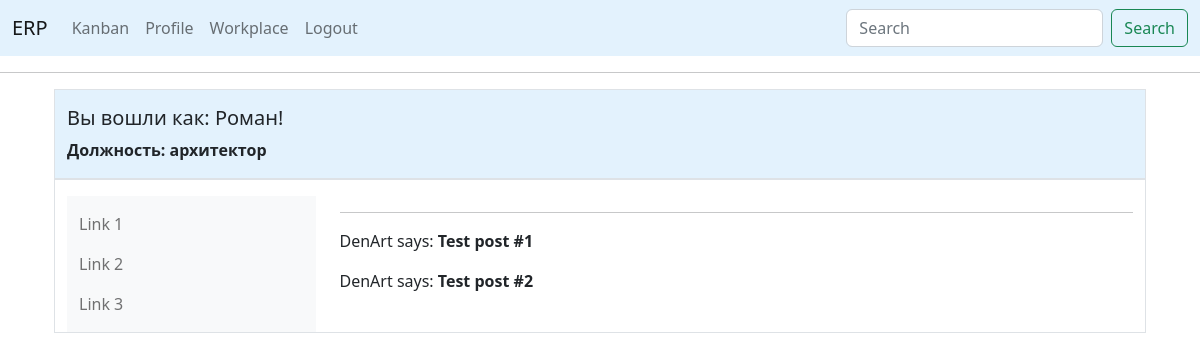
Page /user/DenArt (signed in) on the committed database.
### app/models.py (models this page shows, shortened)
class User(UserMixin, db.Model):
    id = db.Column(db.Integer, primary_key=True)
    first_name = db.Column(db.String(150), index=True)
    last_name = db.Column(db.String(150), index=True)
    phone = db.Column(db.String(120), index=True, unique=True)
    username = db.Column(db.String(64), index=True, unique=True)
    password_hash = db.Column(db.String(128))
    specialization_id = db.Column(db.Integer, db.ForeignKey('specialization.id'), nullable=False)
    posts = db.relationship('Post', backref='author', lazy='dynamic')
    followed = db.relationship(
        'User', secondary=followers,
        primaryjoin=(followers.c.follower_id == id),
        secondaryjoin=(followers.c.followed_id == id),
        backref=db.backref('followers', lazy='dynamic'), lazy='dynamic')

class Specialization(db.Model):
    id = db.Column(db.Integer, primary_key=True)
    job_departmet = db.Column(db.String(200), index=True)
    job_title = db.Column(db.String(150), index=True, unique=True)
    users = db.relationship('User', backref='employee',
                            lazy=True)  # this is not a table field, the code sets the relation of the specialization

### app/routes.py (the view)
@app.route('/user/<username>')
@login_required
def user(username):
    user = User.query.filter_by(username=username).first_or_404()
    posts = [
        {'author': user, 'body': 'Test post #1'},
        {'author': user, 'body': 'Test post #2'}
    ]
    return render_template('user.html', user=user, posts=posts)

### app/models.py (called while the page is built)
@login.user_loader
def load_user(id):
    return User.query.get(int(id))

### app/templates/user.html
{% if current_user.specialization_id is ne(2)%}
{% extends "base_bootstrap.html" %}
{% else %}
{% extends "base.html" %}
{% endif %}
{% block content %}
    <hr>
    {% for post in posts %}
    <p>
    {{ post.author.username }} says: <b>{{ post.body }}</b>
    </p>
    {% endfor %}
{% endblock %}

### app/templates/base_bootstrap.html (shortened to what this page needs)
<!doctype html>
<html>
<link href="https://cdn.jsdelivr.net/npm/bootstrap@5.2.3/dist/css/bootstrap.min.css" rel="stylesheet"
>
<head>
    <nav class="navbar navbar-expand-lg bg-body-tertiary" style="background-color: #e3f2fd;">
        <div class="container-fluid">
            <a class="navbar-brand" href="{{ url_for('index') }}">ERP</a>
            <div class="collapse navbar-collapse" id="navbarSupportedContent">
                <ul class="navbar-nav me-auto mb-2 mb-lg-0">
                    {% if current_user.is_anonymous %}
                    <li class="nav-item">
                        <a class="nav-link active" aria-current="page" href="{{ url_for('index') }}">Home</a>
                    </li>
                    <li class="nav-item">
                        <a class="nav-link" href="{{ url_for('login') }}">Login</a>
                    </li>
                    {% else %}
                    <li class="nav-item">
                        <a class="nav-link" href="{{ url_for('kanban') }}">Kanban</a>
                    </li>
                    <li class="nav-item">
                        <a class="nav-link" href="{{ url_for('user', username=current_user.username) }}">Profile</a>
                    </li>
                    <li class="nav-item">
                        <a class="nav-link" href="{{ url_for('workplace') }}">Workplace</a>
                    </li>
                    <li class="nav-item">
                        <a class="nav-link" href="{{ url_for('logout') }}">Logout</a>
                    </li>
                </ul>
                <form class="d-flex" role="search">
                    <input class="form-control me-2" type="search" placeholder="Search" aria-label="Search">
                    <button class="btn btn-outline-success" type="submit">Search</button>
                </form>
                {% endif %}
            </div>
        </div>
    </nav>
    <hr>
    <div class="container mt-3">
    <div class="container mt-3">
</head>
<body>
<div class="container-sm pt-3 border " style="background-color: #e3f2fd">
    <div>
        {% if current_user.is_authenticated %}
        <h5> Вы вошли как: {{ current_user.first_name }}!</h5>
        <p><strong>Должность: {{current_user.employee.job_title}}</strong></p>
        {% endif %}
    </div>
</div>
<div class="container-sm pt-3 border ">
    <div class="row">
        <div class="col-sm-3">
            <nav class="navbar bg-light">
                <div class="container-fluid">
                    <ul class="navbar-nav">
                        <li class="nav-item">
                            <a class="nav-link" href="#">Link 1</a>
                        </li>
                        <li class="nav-item">
                            <a class="nav-link" href="#">Link 2</a>
                        </li>
                        <li class="nav-item">
                            <a class="nav-link" href="#">Link 3</a>
                        </li>
                    </ul>
                </div>
            </nav>
        </div>
        <div class="col-sm-9">
            {% block content %}{% endblock %}
        </div>
    </div>
</div>
</body>
</html>

### rows in the picture
User: first_name "Роман"
Specialization: employee.job_title "архитектор"
User: author.username "DenArt" "DenArt"

### other values in the picture
{{ post.body }} "Test post #1" "Test post #2"
